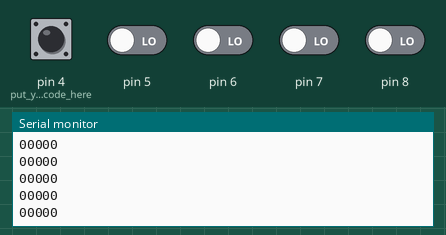
This sketch was run on a simulated Arduino Uno, built with avr-gcc and run on an emulated ATmega328P. Shown: the last lines printed to the serial monitor. The test bench sets the inputs (shaded band); at power-on: pin 4 (put_your_setup_code_here), pin 5–8 LOW.

Above: at 1.2 s.
1.3 s: pin 4 (put_your_setup_code_here) pulled HIGH for 0.15 s
2.9 s: pin 5 driven HIGH
At 3.6 s:
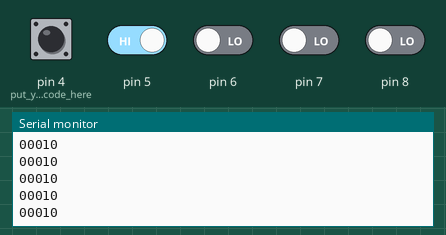
4.4 s: pin 6 driven HIGH
At 4.9 s:
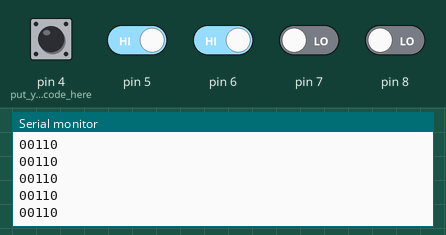
5.9 s: pin 7 driven HIGH
At 7.0 s:
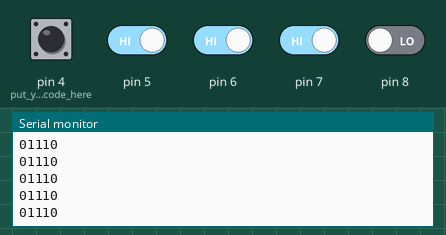
7.4 s: pin 8 driven HIGH
At 8.3 s:
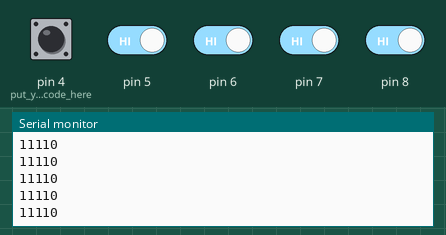
8.9 s: pin 4 (put_your_setup_code_here) pulled HIGH for 1 s
At 9.8 s:
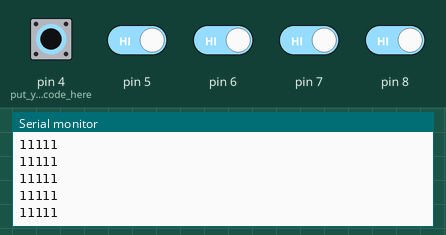
Timing chart, 0 to 11.9 s (numbered marks = the images above; inputs shaded):
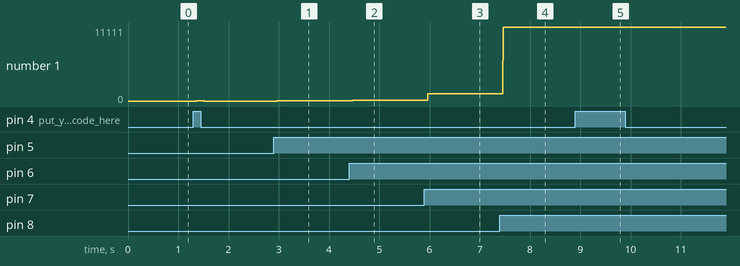

Measured:
- after the input at 2.9 s, the serial monitor: prints a new line after 0.07 s (image 1)
- after the input at 4.4 s, the serial monitor: prints a new line after 0.07 s (image 2)
- after the input at 5.9 s, the serial monitor: prints a new line after 0.07 s (image 3)
- after the input at 7.4 s, the serial monitor: prints a new line after 0.07 s (image 4)
- after the input at 8.9 s, the serial monitor: prints a new line after 0.07 s (image 5)
- plotted number 1: 0 → 10 after the input at 2.9 s, 10 → 110 after the input at 4.4 s, 110 → 1110 after the input at 5.9 s, 1110 → 11110 after the input at 7.4 s

The sketch:

sketch_oct13a.ino
```cpp
int ch,ch1,ch2,ch3,ch4;
void setup() {
  pinMode(8,INPUT);
  pinMode(7,INPUT);
  pinMode(6,INPUT);
  pinMode(5,INPUT);
  pinMode(4,INPUT);// put your setup code here, to run once:
Serial.begin(9600);
}

void loop() {
ch=digitalRead(8);
Serial.print(ch);
ch1=digitalRead(7);
Serial.print(ch1);
ch2=digitalRead(6);
Serial.print(ch2);
ch3=digitalRead(5);
Serial.print(ch3);
ch4=digitalRead(4);
Serial.println(ch4);
// put your main code here, to run repeatedly:

}
```
